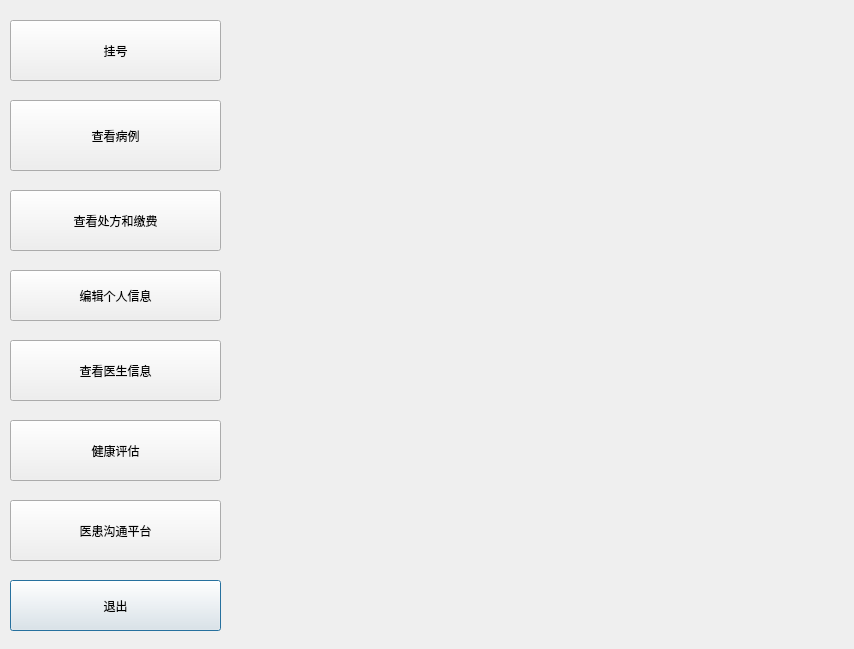
<?xml version="1.0" encoding="UTF-8"?>
<ui version="4.0">
 <class>people</class>
 <widget class="QDialog" name="people">
  <property name="geometry">
   <rect>
    <x>0</x>
    <y>0</y>
    <width>854</width>
    <height>649</height>
   </rect>
  </property>
  <property name="windowTitle">
   <string>Dialog</string>
  </property>
  <widget class="QPushButton" name="OUT">
   <property name="geometry">
    <rect>
     <x>10</x>
     <y>580</y>
     <width>211</width>
     <height>51</height>
    </rect>
   </property>
   <property name="text">
    <string>退出</string>
   </property>
  </widget>
  <widget class="QPushButton" name="pushButton_2">
   <property name="geometry">
    <rect>
     <x>10</x>
     <y>20</y>
     <width>211</width>
     <height>61</height>
    </rect>
   </property>
   <property name="text">
    <string>挂号</string>
   </property>
  </widget>
  <widget class="QPushButton" name="pushButton_3">
   <property name="geometry">
    <rect>
     <x>10</x>
     <y>100</y>
     <width>211</width>
     <height>71</height>
    </rect>
   </property>
   <property name="text">
    <string>查看病例</string>
   </property>
  </widget>
  <widget class="QPushButton" name="pushButton_4">
   <property name="geometry">
    <rect>
     <x>10</x>
     <y>190</y>
     <width>211</width>
     <height>61</height>
    </rect>
   </property>
   <property name="text">
    <string>查看处方和缴费</string>
   </property>
  </widget>
  <widget class="QPushButton" name="pushButton_5">
   <property name="geometry">
    <rect>
     <x>10</x>
     <y>270</y>
     <width>211</width>
     <height>51</height>
    </rect>
   </property>
   <property name="text">
    <string>编辑个人信息</string>
   </property>
  </widget>
  <widget class="QPushButton" name="pushButton_6">
   <property name="geometry">
    <rect>
     <x>10</x>
     <y>340</y>
     <width>211</width>
     <height>61</height>
    </rect>
   </property>
   <property name="text">
    <string>查看医生信息</string>
   </property>
  </widget>
  <widget class="QPushButton" name="pushButton_7">
   <property name="geometry">
    <rect>
     <x>10</x>
     <y>420</y>
     <width>211</width>
     <height>61</height>
    </rect>
   </property>
   <property name="text">
    <string>健康评估</string>
   </property>
  </widget>
  <widget class="QPushButton" name="pushButton_8">
   <property name="geometry">
    <rect>
     <x>10</x>
     <y>500</y>
     <width>211</width>
     <height>61</height>
    </rect>
   </property>
   <property name="text">
    <string>医患沟通平台</string>
   </property>
  </widget>
 </widget>
 <resources/>
 <connections>
  <connection>
   <sender>OUT</sender>
   <signal>clicked()</signal>
   <receiver>people</receiver>
   <slot>close()</slot>
   <hints>
    <hint type="sourcelabel">
     <x>530</x>
     <y>320</y>
    </hint>
    <hint type="destinationlabel">
     <x>297</x>
     <y>180</y>
    </hint>
   </hints>
  </connection>
 </connections>
</ui>
